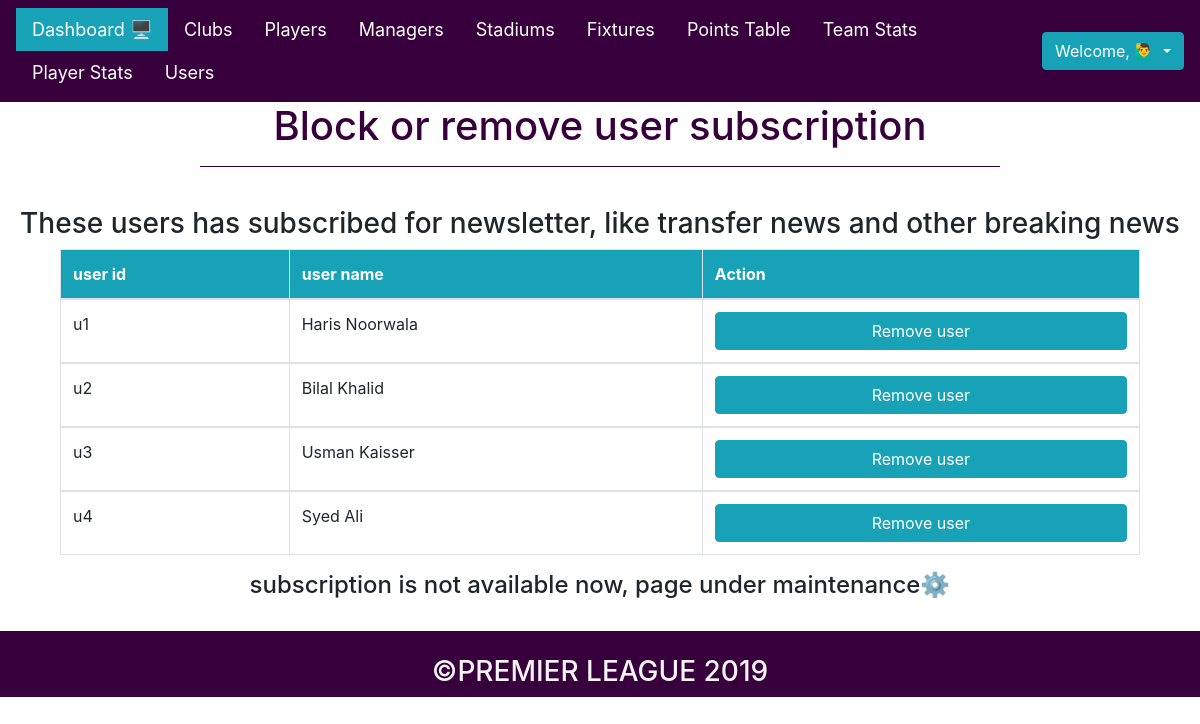
The page /php_files/admin/admin_users.php on the database its author committed.
### tables this page shows
CREATE TABLE users(
    user_id VARCHAR(4) PRIMARY KEY,
    username VARCHAR(20) NOT null,
    PASSWORD varchar(20) not NULL

);

### php_files/admin/admin_users.php (the view, shortened to what this page needs)
<?php
    include "admin_header.php";
    include "../connect.php";
?>
<html>
<head>
    <link rel="stylesheet" type="text/css" href="../../css/admin_users.css">
</head>
<body>
    <center><h1>Block or remove user subscription</h1></center>
    <hr>
    <br>
    <center>
    <h3>These users has subscribed for newsletter, like transfer news and other breaking news</h3>
    <div class="container">
        <?php
            $qry = " SELECT * FROM users ";
            $res = $con->query($qry);
            $result = "";
            if($res->num_rows > 0)
            {
                $result .= " <div class = 'container'> ";
                $result .= " <table class='table table-bordered'> ";
                $result .= " <thead class='thead_clubs'> <tr>
                    <th>user id</th>
                    <th>user name</th>
                    <th> Action </th>
                    </tr> </thead> ";
                while($row = $res->fetch_assoc())
                {
                    $result .= " <tbody> <tr>
                        <td> ".$row['user_id']." </td>
                        <td> ".$row['username']." </td>
                        <td> <a href='edit_users.php?edit=".$row['user_id']."'><button class='btn btn-info btn-block'>Remove user</button></a> </td>
                    </tr> </tbody> ";
                }
                $result .= " </table> </div> ";
            }
            echo $result;
        ?>
    </div>
    <h4>subscription is not available now, page under maintenance⚙</h4>
    </center>
    <br>
</body>
</html>
<?php include "admin_footer.php"; ?>

### css/admin_users.css (style rules this page uses)
h1 { color: #37003c; }
hr { background: #37003c; width: 800px; }
.thead_clubs { background: #17a2b8; color: white; }

### rows shown on the page
users: user_id "u1", username "Haris Noorwala"
users: user_id "u2", username "Bilal Khalid"
users: user_id "u3", username "Usman Kaisser"
users: user_id "u4", username "Syed Ali"
